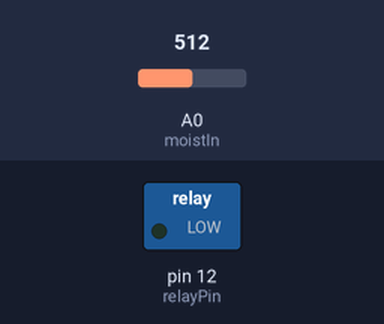
Simulated run of this sketch. Board: Arduino Uno, built with avr-gcc and run on an emulated ATmega328P. Shown: switched loads named in the sketch (green lamp = pin HIGH). The test bench sets the inputs (shaded band); at power-on: A0 (moistIn) = 512. The local clock reads 2024-03-15 10:24:30 at power-on unless the sketch sets it; what the sketch prints to the serial monitor is not drawn.

Above: at 0.1 s.
At 20.1 s:
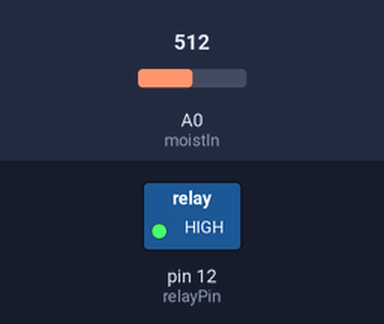
Timing chart, 0 to 51.6 s (numbered marks = the images above):
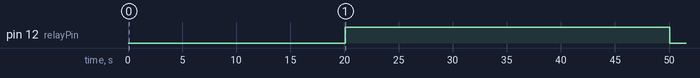

Measured:
- by itself, pin 12 (relayPin): LOW → HIGH at 20.1 s, → LOW 30.0 s later

The sketch:

garden-waterer.ino
```cpp
#include <virtuabotixRTC.h>

virtuabotixRTC myRTC(2,3,4);

// Vars for clock
int currentDay;
int dayDiff = 0;
bool firstRun = true;

// Vars for moisture sensor
int moistIn = A0;
float moisture;
float moistureThreshold = 430;

// Vars for relay
int relayPin = 12;
int dlayMinutes = 1;
int dlay = dlayMinutes* 30 * 1000;

void setup() {
  Serial.begin(9600);

  // Will check input from moisture sensor
  pinMode(moistIn, INPUT);

  // Will close relay if moisture is low
  pinMode(relayPin, OUTPUT);

  // seconds, mins, hours, day of week, day of month, month, year
//  myRTC.setDS1302Time(1, 29, 8, 6, 23, 11, 2019);

  for( int i = 20; i > 0; i--){
    Serial.print(i);
    delay(250);
    Serial.print(".");
    delay(250);
    Serial.print(".");
    delay(250);
    Serial.print(".");
    delay(250);
  }

  Serial.println(" Program is now starting");

}

void loop() {
  // Before updating, store the current day to check if day has changed
  currentDay = myRTC.dayofmonth;

  // Update clock module to real time
  myRTC.updateTime();

  // Print current date and time to serial monitor
  Serial.print("Current Date / Time: ");
  Serial.print(myRTC.dayofmonth);
  Serial.print("/");
  Serial.print(myRTC.month);
  Serial.print("/");
  Serial.print(myRTC.year);
  Serial.print(" ");
  Serial.print(myRTC.hours);
  Serial.print(":");
  Serial.print(myRTC.minutes);
  Serial.print(":");
  Serial.println(myRTC.seconds);

  // Print current moisture level to serial monitor
  moisture = analogRead(moistIn);
  Serial.print("Current moisture is: ");
  Serial.println(moisture);
  Serial.println();


  // Check if the day has changed
  if (myRTC.dayofmonth != currentDay){
    Serial.print("\nCurrent day from ");
    Serial.print(currentDay);

    Serial.print(" to ");
    currentDay = myRTC.dayofmonth;
    Serial.println(currentDay);

    // Will check moisture on first run and turn on relay if moisture is above threshold
    if(firstRun && moisture >= moistureThreshold) {
      digitalWrite(relayPin, HIGH);
      delay(dlay);
      dayDiff = 0;
    }

    if (firstRun == false){
      dayDiff += 1;
    }

    // Will check after 2 days and turn on if moisture is above threshold. If moisture is below threshold, then check again the following days
    if (moisture >= moistureThreshold && firstRun == false && dayDiff > 1){
      digitalWrite(relayPin, HIGH);
      delay(dlay);
      dayDiff = 0;
    }

    digitalWrite(relayPin, LOW);
    firstRun = false;
  }

  // Delay for 1 second so the program doesn't print non-stop
  delay(1000);
}
```
